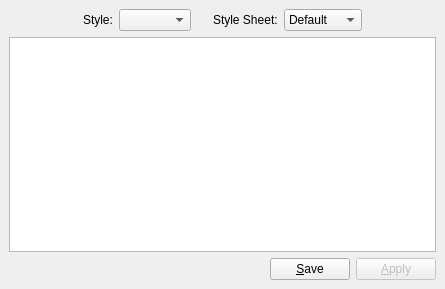
<?xml version="1.0" encoding="UTF-8"?>
<ui version="4.0">
 <class>StyleSheetEditor</class>
 <widget class="QWidget" name="StyleSheetEditor">
  <property name="geometry">
   <rect>
    <x>0</x>
    <y>0</y>
    <width>445</width>
    <height>289</height>
   </rect>
  </property>
  <property name="windowTitle">
   <string>Style Editor</string>
  </property>
  <layout class="QGridLayout">
   <property name="margin">
    <number>9</number>
   </property>
   <property name="spacing">
    <number>6</number>
   </property>
   <item row="0" column="6">
    <spacer>
     <property name="orientation">
      <enum>Qt::Horizontal</enum>
     </property>
     <property name="sizeType">
      <enum>QSizePolicy::MinimumExpanding</enum>
     </property>
     <property name="sizeHint" stdset="0">
      <size>
       <width>32</width>
       <height>20</height>
      </size>
     </property>
    </spacer>
   </item>
   <item row="0" column="0">
    <spacer>
     <property name="orientation">
      <enum>Qt::Horizontal</enum>
     </property>
     <property name="sizeType">
      <enum>QSizePolicy::MinimumExpanding</enum>
     </property>
     <property name="sizeHint" stdset="0">
      <size>
       <width>32</width>
       <height>20</height>
      </size>
     </property>
    </spacer>
   </item>
   <item row="0" column="5">
    <widget class="QComboBox" name="styleSheetCombo">
     <item>
      <property name="text">
       <string>Default</string>
      </property>
     </item>
     <item>
      <property name="text">
       <string>Coffee</string>
      </property>
     </item>
     <item>
      <property name="text">
       <string>Pagefold</string>
      </property>
     </item>
    </widget>
   </item>
   <item row="0" column="3">
    <spacer>
     <property name="orientation">
      <enum>Qt::Horizontal</enum>
     </property>
     <property name="sizeType">
      <enum>QSizePolicy::Fixed</enum>
     </property>
     <property name="sizeHint" stdset="0">
      <size>
       <width>10</width>
       <height>16</height>
      </size>
     </property>
    </spacer>
   </item>
   <item row="0" column="2">
    <widget class="QComboBox" name="styleCombo">
     <property name="sizePolicy">
      <sizepolicy hsizetype="Preferred" vsizetype="Fixed">
       <horstretch>0</horstretch>
       <verstretch>0</verstretch>
      </sizepolicy>
     </property>
    </widget>
   </item>
   <item row="0" column="1">
    <widget class="QLabel" name="label_7">
     <property name="sizePolicy">
      <sizepolicy hsizetype="Fixed" vsizetype="Preferred">
       <horstretch>0</horstretch>
       <verstretch>0</verstretch>
      </sizepolicy>
     </property>
     <property name="text">
      <string>Style:</string>
     </property>
    </widget>
   </item>
   <item row="2" column="0" colspan="7">
    <layout class="QHBoxLayout">
     <property name="spacing">
      <number>6</number>
     </property>
     <property name="margin">
      <number>0</number>
     </property>
     <item>
      <spacer>
       <property name="orientation">
        <enum>Qt::Horizontal</enum>
       </property>
       <property name="sizeHint" stdset="0">
        <size>
         <width>321</width>
         <height>20</height>
        </size>
       </property>
      </spacer>
     </item>
     <item>
      <widget class="QPushButton" name="saveButton">
       <property name="enabled">
        <bool>true</bool>
       </property>
       <property name="text">
        <string>&amp;Save</string>
       </property>
      </widget>
     </item>
     <item>
      <widget class="QPushButton" name="applyButton">
       <property name="enabled">
        <bool>false</bool>
       </property>
       <property name="text">
        <string>&amp;Apply</string>
       </property>
      </widget>
     </item>
    </layout>
   </item>
   <item row="1" column="0" colspan="7">
    <widget class="QTextEdit" name="styleTextEdit"/>
   </item>
   <item row="0" column="4">
    <widget class="QLabel" name="label_8">
     <property name="sizePolicy">
      <sizepolicy hsizetype="Fixed" vsizetype="Preferred">
       <horstretch>0</horstretch>
       <verstretch>0</verstretch>
      </sizepolicy>
     </property>
     <property name="text">
      <string>Style Sheet:</string>
     </property>
    </widget>
   </item>
  </layout>
 </widget>
 <resources/>
 <connections/>
</ui>
